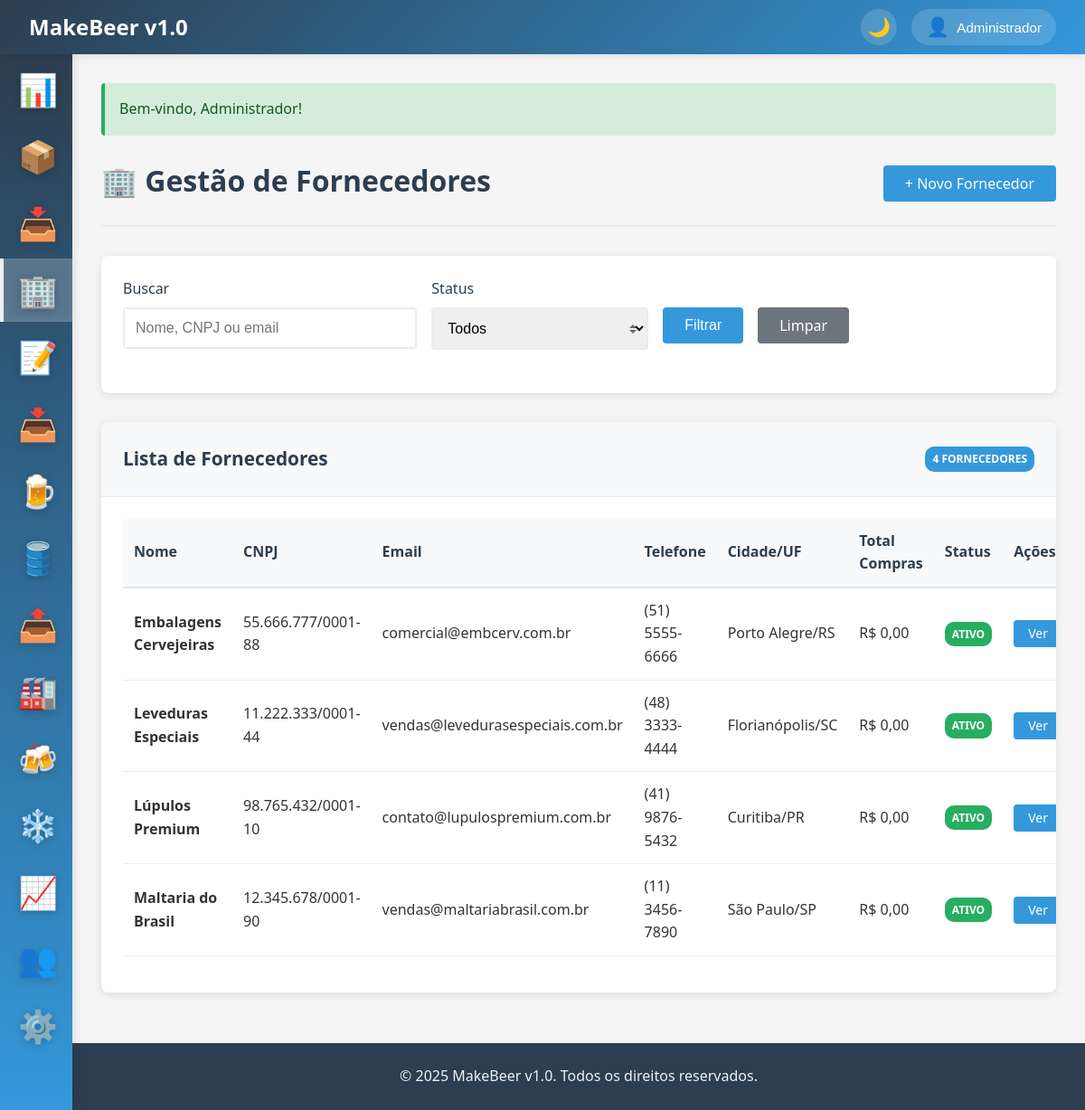
The app's page /fornecedores (signed in) with its own data.
### tables this page shows
CREATE TABLE IF NOT EXISTS fornecedores (
    id INT AUTO_INCREMENT PRIMARY KEY,
    nome VARCHAR(100) NOT NULL,
    cnpj VARCHAR(18) UNIQUE,
    email VARCHAR(100),
    telefone VARCHAR(20),
    endereco TEXT,
    cidade VARCHAR(50),
    estado VARCHAR(2),
    cep VARCHAR(10),
    contato_principal VARCHAR(100),
    observacoes TEXT,
    ativo BOOLEAN DEFAULT TRUE,
    created_at TIMESTAMP DEFAULT CURRENT_TIMESTAMP,
    updated_at TIMESTAMP DEFAULT CURRENT_TIMESTAMP ON UPDATE CURRENT_TIMESTAMP,
    INDEX idx_nome (nome),
    INDEX idx_ativo (ativo)
);

### app/controllers/BaseController.php (called while the page is built, shortened)
<?php
class BaseController {
    protected function view($view, $data = []) {
        extract($data);
        $viewPath = __DIR__ . '/../views/' . $view . '.php';
        require_once $viewPath;
    }
    protected function getGet($key, $default = '') {
        if (!isset($_GET[$key])) {
            return $default;
        }
        return trim($_GET[$key]);
    }
}
?>

### app/controllers/FornecedoresController.php (called while the page is built, shortened)
<?php
require_once 'BaseController.php';
class FornecedoresController extends BaseController {
    private $model;
    public function __construct() {
        $this->model = new Fornecedor();
    }
    public function index() {
        $filters = [
            'nome' => $this->getGet('nome'),
            'cidade' => $this->getGet('cidade'),
            'estado' => $this->getGet('estado'),
            'ativo' => $this->getGet('ativo')
        ];
        $fornecedores = empty(array_filter($filters))
            ? $this->model->all('nome')
            : $this->model->search($filters);
        $this->view('fornecedores/index', [
            'fornecedores' => $fornecedores,
            'filters' => $filters
        ]);
    }
}
?>

### app/config/database.php (called while the page is built, shortened)
<?php
class Database {
    private static $instance = null;
    private $connection;
    private function __construct() {
        try {
            $dsn = "mysql:host=" . DB_HOST . ";dbname=" . DB_NAME . ";charset=" . DB_CHARSET;
            $options = [
                PDO::ATTR_ERRMODE => PDO::ERRMODE_EXCEPTION,
                PDO::ATTR_DEFAULT_FETCH_MODE => PDO::FETCH_ASSOC,
                PDO::ATTR_EMULATE_PREPARES => false,
            ];
            $this->connection = new PDO($dsn, DB_USER, DB_PASS, $options);
        } catch (PDOException $e) {
            die("Erro na conexão com o banco de dados: " . $e->getMessage());
        }
    }
    public static function getInstance() {
        if (self::$instance === null) {
            self::$instance = new self();
        }
        return self::$instance;
    }
    public function query($sql, $params = []) {
        try {
            $stmt = $this->connection->prepare($sql);
            $stmt->execute($params);
            return $stmt;
        } catch (PDOException $e) {
            error_log("Erro na query: " . $e->getMessage());
            throw $e;
        }
    }
    public function fetchAll($sql, $params = []) {
        $stmt = $this->query($sql, $params);
        return $stmt->fetchAll();
    }
}
?>

### app/models/BaseModel.php (called while the page is built, shortened)
<?php
abstract class BaseModel {
    protected $db;
    protected $table;
    public function __construct() {
        $this->db = Database::getInstance();
    }
    public function all($orderBy = null, $limit = null) {
        $sql = "SELECT * FROM {$this->table}";
        if ($orderBy) {
            $sql .= " ORDER BY {$orderBy}";
        }
        return $this->db->fetchAll($sql);
    }
}
?>

### app/helpers/functions.php (called while the page is built, shortened)
<?php
function formatMoney($value) {
    return 'R$ ' . number_format(floatval($value), 2, ',', '.');
}
?>

### app/views/fornecedores/index.php (the view, shortened to what this page needs)
<?php
include 'app/views/layouts/header.php';
?>
<div class="page-header d-flex justify-content-between align-items-center">
    <h1 class="page-title">🏢 Gestão de Fornecedores</h1>
    <div class="page-actions">
        <a href="/fornecedores/create" class="btn btn-primary">+ Novo Fornecedor</a>
    </div>
</div>
<div class="card mb-4">
    <div class="card-body">
        <form method="GET" action="/fornecedores" class="row">
            <div class="col col-4">
                <div class="form-group">
                    <label class="form-label">Buscar</label>
                    <input type="text" name="search" class="form-control" placeholder="Nome, CNPJ ou email" value="<?= $_GET['search'] ?? '' ?>">
                </div>
            </div>
            <div class="col col-3">
                <div class="form-group">
                    <label class="form-label">Status</label>
                    <select name="ativo" class="form-control form-select">
                        <option value="">Todos</option>
                    </select>
                </div>
            </div>
            <div class="col col-3">
                <div class="form-group">
                    <label class="form-label">&nbsp;</label>
                    <div class="d-flex gap-2">
                        <button type="submit" class="btn btn-primary">Filtrar</button>
                        <a href="/fornecedores" class="btn btn-secondary">Limpar</a>
                    </div>
                </div>
            </div>
        </form>
    </div>
</div>
<div class="card">
    <div class="card-header d-flex justify-content-between align-items-center">
        <h3 class="card-title">Lista de Fornecedores</h3>
        <span class="badge badge-info"><?= count($fornecedores) ?> fornecedores</span>
    </div>
    <div class="card-body">
        <?php if (empty($fornecedores)): ?>
            <div class="alert alert-info">
                Nenhum fornecedor encontrado. <a href="/fornecedores/create">Cadastre o primeiro fornecedor</a>.
            </div>
        <?php else: ?>
            <table class="table table-striped">
                <thead>
                    <tr>
                        <th>Nome</th>
                        <th>CNPJ</th>
                        <th>Email</th>
                        <th>Telefone</th>
                        <th>Cidade/UF</th>
                        <th>Total Compras</th>
                        <th>Status</th>
                        <th>Ações</th>
                    </tr>
                </thead>
                <tbody>
                    <?php foreach ($fornecedores as $fornecedor): ?>
                    <tr>
                        <td><strong><?= $fornecedor['nome'] ?></strong></td>
                        <td><?= $fornecedor['cnpj'] ?? '-' ?></td>
                        <td><?= $fornecedor['email'] ?? '-' ?></td>
                        <td><?= $fornecedor['telefone'] ?? '-' ?></td>
                        <td><?= ($fornecedor['cidade'] ?? '') . '/' . ($fornecedor['estado'] ?? '') ?></td>
                        <td><?= formatMoney($fornecedor['total_compras'] ?? 0) ?></td>
                        <td>
                            <?php if ($fornecedor['ativo']): ?>
                                <span class="badge badge-success">Ativo</span>
                            <?php else: ?>
                                <span class="badge badge-secondary">Inativo</span>
                            <?php endif; ?>
                        </td>
                        <td>
                            <div class="d-flex gap-1">
                                <a href="/fornecedores/viewFornecedor?id=<?= $fornecedor['id'] ?>" class="btn btn-sm btn-primary">Ver</a>
                            </div>
                        </td>
                    </tr>
                    <?php endforeach; ?>
                </tbody>
            </table>
        <?php endif; ?>
    </div>
</div>
<?php include 'app/views/layouts/footer.php'; ?>

### public/css/style.css (style rules this page uses)
* { margin: 0; padding: 0; box-sizing: border-box; }
body { font-family: 'Segoe UI', Tahoma, Geneva, Verdana, sans-serif; background-color: #f5f5f5; color: #333; line-height: 1.6; overflow-x: hidden; }
.page-header { margin-bottom: 2rem; padding-bottom: 1rem; border-bottom: 2px solid #e9ecef; }
.page-title { font-size: 2rem; color: #2c3e50; margin-bottom: 0.5rem; }
.card { background: white; border-radius: 8px; box-shadow: 0 2px 10px rgba(0, 0, 0, 0.1); margin-bottom: 1.5rem; overflow: hidden; }
.card-header { padding: 1.5rem; background: #f8f9fa; border-bottom: 1px solid #e9ecef; }
.card-title { font-size: 1.3rem; color: #2c3e50; margin: 0; }
.card-body { padding: 1.5rem; }
.form-group { margin-bottom: 1.5rem; }
.form-label { display: block; margin-bottom: 0.5rem; font-weight: 500; color: #2c3e50; }
.form-control { width: 100%; padding: 0.75rem; border: 2px solid #e9ecef; border-radius: 4px; font-size: 1rem; transition: border-color 0.3s ease; }
.form-select { background-repeat: no-repeat; background-position: right 0.7rem center; background-size: 8px 10px; padding-right: 2.5rem; }
.btn { display: inline-block; padding: 0.75rem 1.5rem; border: none; border-radius: 4px; font-size: 1rem; font-weight: 500; text-decoration: none; text-align: center; cursor: pointer; transition: all 0.3s ease; line-height: 1; }
.btn-primary { background: #3498db; color: white; }
.btn-secondary { background: #6c757d; color: white; }
.btn-sm { padding: 0.5rem 1rem; font-size: 0.875rem; }
.table { width: 100%; border-collapse: collapse; margin-bottom: 1rem; }
.table th, .table td { padding: 0.75rem; text-align: left; border-bottom: 1px solid #e9ecef; }
.table th { background: #f8f9fa; font-weight: 600; color: #2c3e50; border-bottom: 2px solid #dee2e6; }
.badge { display: inline-block; padding: 0.25rem 0.5rem; font-size: 0.75rem; font-weight: 600; border-radius: 10px; text-transform: uppercase; }
.badge-success { background: #27ae60; color: white; }
.badge-info { background: #3498db; color: white; }
.mb-4 { margin-bottom: 2rem; }
.d-flex { display: flex; }
.justify-content-between { justify-content: space-between; }
.align-items-center { align-items: center; }
.gap-1 { gap: 0.5rem; }
.gap-2 { gap: 1rem; }
.row { display: flex; flex-wrap: wrap; margin: 0 -0.5rem; }
.col { flex: 1; padding: 0 0.5rem; }
.col-3 { flex: 0 0 25%; max-width: 25%; }
.col-4 { flex: 0 0 33.333333%; max-width: 33.333333%; }

### records on screen
fornecedores: nome "Embalagens Cervejeiras", cnpj "55.666.777/0001-88", email "comercial@embcerv.com.br", telefone "(51) 5555-6666", cidade "Porto Alegre", estado "RS", total_compras "R$ 0,00", ativo "ATIVO"
fornecedores: nome "Leveduras Especiais", cnpj "11.222.333/0001-44", email "vendas@levedurasespeciais.com.br", telefone "(48) 3333-4444", cidade "Florianópolis", estado "SC", total_compras "R$ 0,00", ativo "ATIVO"
fornecedores: nome "Lúpulos Premium", cnpj "98.765.432/0001-10", email "contato@lupulospremium.com.br", telefone "(41) 9876-5432", cidade "Curitiba", estado "PR", total_compras "R$ 0,00", ativo "ATIVO"
fornecedores: nome "Maltaria do Brasil", cnpj "12.345.678/0001-90", email "vendas@maltariabrasil.com.br", telefone "(11) 3456-7890", cidade "São Paulo", estado "SP", total_compras "R$ 0,00", ativo "ATIVO"

### other values on screen
APP_NAME "MakeBeer v1.0"
$user['nome'] "Administrador"
$message "Bem-vindo, Administrador!"
count($fornecedores) "4"
